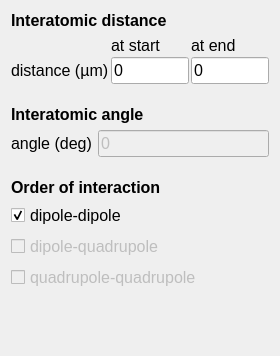
          <widget class="QWidget" name="page_5">
           <property name="geometry">
            <rect>
             <x>0</x>
             <y>0</y>
             <width>280</width>
             <height>356</height>
            </rect>
           </property>
           <attribute name="label">
            <string>Interaction</string>
           </attribute>
           <layout class="QVBoxLayout" name="verticalLayout_6">
            <item>
             <widget class="QLabel" name="label_61">
              <property name="font">
               <font>
                <pointsize>12</pointsize>
                <weight>75</weight>
                <bold>true</bold>
               </font>
              </property>
              <property name="text">
               <string>Interatomic distance</string>
              </property>
             </widget>
            </item>
            <item>
             <layout class="QGridLayout" name="gridLayout_5">
              <property name="spacing">
               <number>2</number>
              </property>
              <item row="2" column="0">
               <widget class="QLabel" name="label_41">
                <property name="font">
                 <font>
                  <pointsize>12</pointsize>
                 </font>
                </property>
                <property name="text">
                 <string>distance (µm)</string>
                </property>
               </widget>
              </item>
              <item row="1" column="1">
               <widget class="QLabel" name="label_59">
                <property name="font">
                 <font>
                  <pointsize>12</pointsize>
                 </font>
                </property>
                <property name="text">
                 <string>at start</string>
                </property>
               </widget>
              </item>
              <item row="1" column="2">
               <widget class="QLabel" name="label_42">
                <property name="font">
                 <font>
                  <pointsize>12</pointsize>
                 </font>
                </property>
                <property name="text">
                 <string>at end</string>
                </property>
               </widget>
              </item>
              <item row="2" column="1">
               <widget class="QLineEdit" name="lineedit_system_minR">
                <property name="font">
                 <font>
                  <pointsize>12</pointsize>
                 </font>
                </property>
                <property name="text">
                 <string>0</string>
                </property>
               </widget>
              </item>
              <item row="2" column="2">
               <widget class="QLineEdit" name="lineedit_system_maxR">
                <property name="font">
                 <font>
                  <pointsize>12</pointsize>
                 </font>
                </property>
                <property name="text">
                 <string>0</string>
                </property>
               </widget>
              </item>
             </layout>
            </item>
            <item>
             <spacer name="verticalSpacer_12">
              <property name="orientation">
               <enum>Qt::Vertical</enum>
              </property>
              <property name="sizeType">
               <enum>QSizePolicy::Fixed</enum>
              </property>
              <property name="sizeHint" stdset="0">
               <size>
                <width>20</width>
                <height>15</height>
               </size>
              </property>
             </spacer>
            </item>
            <item>
             <widget class="QLabel" name="label_62">
              <property name="font">
               <font>
                <pointsize>12</pointsize>
                <weight>75</weight>
                <bold>true</bold>
               </font>
              </property>
              <property name="text">
               <string>Interatomic angle</string>
              </property>
              <property name="wordWrap">
               <bool>true</bool>
              </property>
             </widget>
            </item>
            <item>
             <layout class="QFormLayout" name="formLayout_15">
              <property name="fieldGrowthPolicy">
               <enum>QFormLayout::ExpandingFieldsGrow</enum>
              </property>
              <property name="labelAlignment">
               <set>Qt::AlignLeading|Qt::AlignLeft|Qt::AlignVCenter</set>
              </property>
              <property name="formAlignment">
               <set>Qt::AlignLeading|Qt::AlignLeft|Qt::AlignVCenter</set>
              </property>
              <item row="0" column="0">
               <widget class="QLabel" name="label_60">
                <property name="font">
                 <font>
                  <pointsize>12</pointsize>
                 </font>
                </property>
                <property name="text">
                 <string>angle (deg)</string>
                </property>
                <property name="wordWrap">
                 <bool>true</bool>
                </property>
               </widget>
              </item>
              <item row="0" column="1">
               <widget class="QLineEdit" name="lineedit_system_theta">
                <property name="enabled">
                 <bool>false</bool>
                </property>
                <property name="font">
                 <font>
                  <pointsize>12</pointsize>
                 </font>
                </property>
                <property name="statusTip">
                 <string>Angle between interatomic axis (lies in the xy-plane) and quantization axis (z-axis)</string>
                </property>
                <property name="text">
                 <string>0</string>
                </property>
               </widget>
              </item>
             </layout>
            </item>
            <item>
             <spacer name="verticalSpacer_21">
              <property name="orientation">
               <enum>Qt::Vertical</enum>
              </property>
              <property name="sizeType">
               <enum>QSizePolicy::Fixed</enum>
              </property>
              <property name="sizeHint" stdset="0">
               <size>
                <width>20</width>
                <height>15</height>
               </size>
              </property>
             </spacer>
            </item>
            <item>
             <widget class="QLabel" name="label_40">
              <property name="font">
               <font>
                <pointsize>12</pointsize>
                <weight>75</weight>
                <bold>true</bold>
               </font>
              </property>
              <property name="text">
               <string>Order of interaction</string>
              </property>
             </widget>
            </item>
            <item>
             <widget class="QCheckBox" name="checkbox_system_dd">
              <property name="font">
               <font>
                <pointsize>12</pointsize>
               </font>
              </property>
              <property name="text">
               <string>dipole-dipole</string>
              </property>
              <property name="checked">
               <bool>true</bool>
              </property>
             </widget>
            </item>
            <item>
             <widget class="QCheckBox" name="checkbox_system_dq">
              <property name="enabled">
               <bool>false</bool>
              </property>
              <property name="font">
               <font>
                <pointsize>12</pointsize>
               </font>
              </property>
              <property name="text">
               <string>dipole-quadrupole</string>
              </property>
             </widget>
            </item>
            <item>
             <widget class="QCheckBox" name="checkbox_system_qq">
              <property name="enabled">
               <bool>false</bool>
              </property>
              <property name="font">
               <font>
                <pointsize>12</pointsize>
               </font>
              </property>
              <property name="text">
               <string>quadrupole-quadrupole</string>
              </property>
             </widget>
            </item>
            <item>
             <spacer name="verticalSpacer_9">
              <property name="orientation">
               <enum>Qt::Vertical</enum>
              </property>
              <property name="sizeType">
               <enum>QSizePolicy::Expanding</enum>
              </property>
              <property name="sizeHint" stdset="0">
               <size>
                <width>20</width>
                <height>0</height>
               </size>
              </property>
             </spacer>
            </item>
           </layout>
          </widget>
